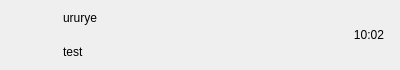
<?xml version="1.0" encoding="UTF-8"?>
<ui version="4.0">
 <class>ChatUserWid</class>
 <widget class="QWidget" name="ChatUserWid">
  <property name="geometry">
   <rect>
    <x>0</x>
    <y>0</y>
    <width>400</width>
    <height>70</height>
   </rect>
  </property>
  <property name="minimumSize">
   <size>
    <width>0</width>
    <height>70</height>
   </size>
  </property>
  <property name="maximumSize">
   <size>
    <width>16777215</width>
    <height>70</height>
   </size>
  </property>
  <property name="windowTitle">
   <string>Form</string>
  </property>
  <layout class="QHBoxLayout" name="horizontalLayout">
   <property name="spacing">
    <number>5</number>
   </property>
   <property name="leftMargin">
    <number>6</number>
   </property>
   <property name="topMargin">
    <number>2</number>
   </property>
   <property name="rightMargin">
    <number>6</number>
   </property>
   <property name="bottomMargin">
    <number>2</number>
   </property>
   <item>
    <widget class="QWidget" name="icon_wid" native="true">
     <property name="minimumSize">
      <size>
       <width>50</width>
       <height>50</height>
      </size>
     </property>
     <property name="maximumSize">
      <size>
       <width>50</width>
       <height>50</height>
      </size>
     </property>
     <layout class="QHBoxLayout" name="horizontalLayout_2">
      <property name="spacing">
       <number>0</number>
      </property>
      <property name="leftMargin">
       <number>0</number>
      </property>
      <property name="topMargin">
       <number>0</number>
      </property>
      <property name="rightMargin">
       <number>0</number>
      </property>
      <property name="bottomMargin">
       <number>0</number>
      </property>
      <item>
       <widget class="QLabel" name="icon_lb">
        <property name="minimumSize">
         <size>
          <width>45</width>
          <height>45</height>
         </size>
        </property>
        <property name="maximumSize">
         <size>
          <width>45</width>
          <height>45</height>
         </size>
        </property>
        <property name="text">
         <string/>
        </property>
       </widget>
      </item>
     </layout>
    </widget>
   </item>
   <item>
    <widget class="QWidget" name="user_info_wid" native="true">
     <layout class="QVBoxLayout" name="verticalLayout">
      <property name="leftMargin">
       <number>2</number>
      </property>
      <property name="topMargin">
       <number>2</number>
      </property>
      <property name="rightMargin">
       <number>2</number>
      </property>
      <property name="bottomMargin">
       <number>2</number>
      </property>
      <item>
       <widget class="QLabel" name="user_name_lb">
        <property name="text">
         <string>ururye</string>
        </property>
       </widget>
      </item>
      <item>
       <widget class="QLabel" name="user_chat_lb">
        <property name="text">
         <string>test</string>
        </property>
       </widget>
      </item>
     </layout>
    </widget>
   </item>
   <item>
    <widget class="QWidget" name="time_wid" native="true">
     <property name="minimumSize">
      <size>
       <width>50</width>
       <height>50</height>
      </size>
     </property>
     <property name="maximumSize">
      <size>
       <width>50</width>
       <height>50</height>
      </size>
     </property>
     <layout class="QHBoxLayout" name="horizontalLayout_3">
      <property name="leftMargin">
       <number>2</number>
      </property>
      <property name="topMargin">
       <number>2</number>
      </property>
      <property name="rightMargin">
       <number>2</number>
      </property>
      <property name="bottomMargin">
       <number>2</number>
      </property>
      <item>
       <widget class="QLabel" name="time_lb">
        <property name="text">
         <string>10:02</string>
        </property>
        <property name="alignment">
         <set>Qt::AlignmentFlag::AlignCenter</set>
        </property>
       </widget>
      </item>
     </layout>
    </widget>
   </item>
  </layout>
 </widget>
 <resources/>
 <connections/>
</ui>
